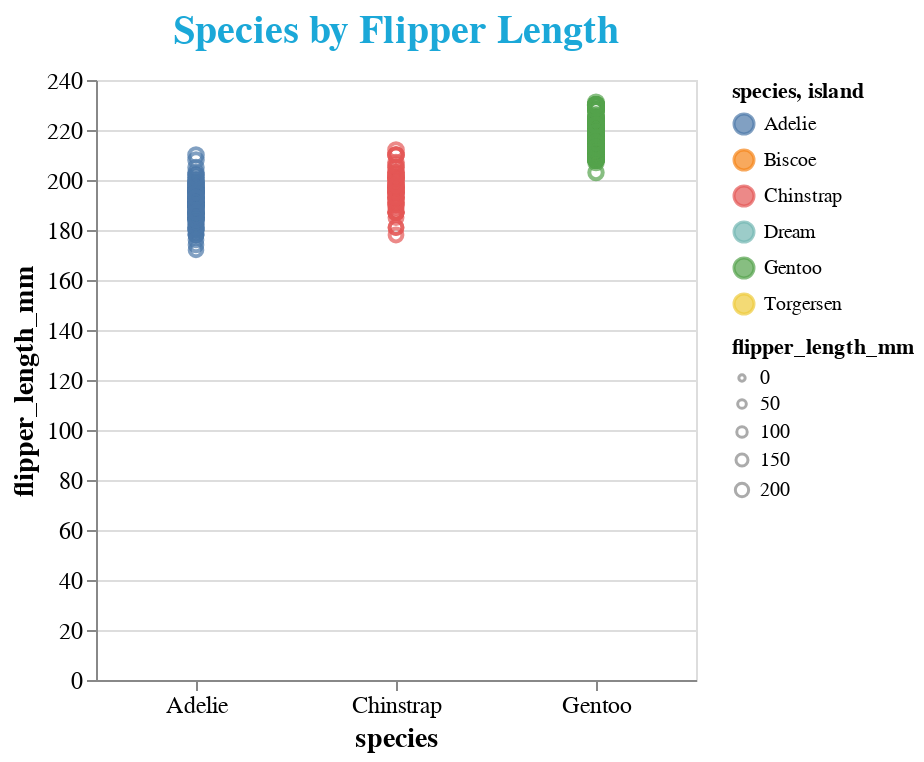

Notebook source saved alongside this figure:
### Markdown cell above
### Altair library also provides us to create Point Chart.

### Code cell
# the 'empty' setting makes all text hidden before any mouseover occurs.
pointer = alt.selection_single(on='mouseover', nearest=True, empty='none')

base = alt.Chart(penguins, title="Species by Flipper Length").mark_bar().encode(x='species', 
                                             y='flipper_length_mm', 
                                             color="island",
                                             size=alt.Size('flipper_length_mm', scale=alt.Scale(range=[10, 50])))

chart = alt.layer(base.mark_point()
           .properties(selection=pointer, width=300, height=300)
           .encode(color='species'), base.mark_text(dx=8, dy=3, align='left')
           .encode(text=alt.condition(pointer, 'island', alt.value(''))), data=penguins)\
           .configure_axis(labelFontSize=12, titleFontSize=14, labelAngle=0)

chart = chart.configure_title(fontSize=20,
                              font='Courier',
                              anchor='middle',
                              color='#1BA8D8')

chart

### Figure 1 — Vega-Lite specification as saved in the notebook (floating-point values rounded to 4 significant figures; data arrays with more than 128 entries replaced by an {"elided": "..."} marker saying what was removed)
{"config": {"view": {"continuousWidth": 400, "continuousHeight": 300}, "axis": {"labelAngle": 0, "labelFontSize": 12, "titleFontSize": 14}, "title": {"anchor": "middle", "color": "#1BA8D8", "font": "Courier", "fontSize": 20}}, "layer": [{"mark": "point", "encoding": {"color": {"field": "species", "type": "nominal"}, "size": {"field": "flipper_length_mm", "scale": {"range": [10, 50]}, "type": "quantitative"}, "x": {"field": "species", "type": "nominal"}, "y": {"field": "flipper_length_mm", "type": "quantitative"}}, "height": 300, "selection": {"selector004": {"type": "single", "on": "mouseover", "nearest": true, "empty": "none"}}, "title": "Species by Flipper Length", "width": 300}, {"mark": {"type": "text", "align": "left", "dx": 8, "dy": 3}, "encoding": {"color": {"field": "island", "type": "nominal"}, "size": {"field": "flipper_length_mm", "scale": {"range": [10, 50]}, "type": "quantitative"}, "text": {"condition": {"field": "island", "type": "nominal", "selection": "selector004"}, "value": ""}, "x": {"field": "species", "type": "nominal"}, "y": {"field": "flipper_length_mm", "type": "quantitative"}}, "title": "Species by Flipper Length"}], "data": {"name": "data-6503fb4fbd21ca2400956d2086879525"}, "$schema": "https://vega.github.io/schema/vega-lite/v4.17.0.json", "datasets": {"data-6503fb4fbd21ca2400956d2086879525": {"elided": "344 records"}}}
